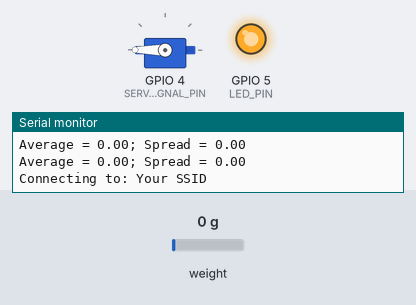
A sketch run on a simulated ESP8266 (NodeMCU). Parts: servo, output pins drawn as LEDs (lit = HIGH), the last lines printed to the serial monitor. The inputs (shaded band) are chosen by the test bench; at power-on: weight on the scale 0 g. WiFi joins after 1.5 s; servers stay silent unless stated; uploads are accepted with an empty reply.

Above: at 4.35 s.
At 43.3 s:
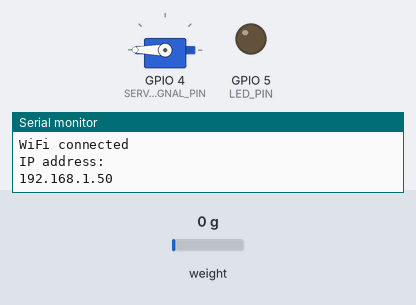
Timing chart, 0 to 44.0 s (numbered marks = the images above):
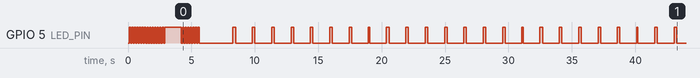

The sketch:

SmartBowlDevice.ino
```cpp
// (licence header left out)
/*
 * Arduino Board Setup:
 *
 * Flash Mode: DIO
 * Flash Frequency: 80MHz
 * Upload Using: Serial
 * CPU Frequency: 80MHz
 * Flash Size: 512K (no SPIFFS)
 * Reset Method: nodemcu
 *
 */

#include <Servo.h>
#include <HX711.h>
#include <ESP8266WiFi.h>
#include "SmartBowlConfig.h"

const int LED_PIN = 5;                                // Thing's onboard, green LED
const int SERVO_SIGNAL_PIN = 4;
const int DATA_PIN = 2;
const int CLK_PIN = 14;

const float CALIBRATION_FACTOR = 2926;
const float ACCEPTABLE_SPREAD = 0.1;                  // [g] measured between buffer's max and min values
const float UPPER_DELTA_MARGIN = 0.5;                 // [g]
const float LOWER_DELTA_MARGIN = 0.5;                 // [g]
const float REFILL_TRIGGER_AMOUNT = 10.0;             // [g]
const int MINUTE_MILLIS = 60*1000;                    // [ms]
const int UPLOAD_INTERVAL_MILLIS = 30*MINUTE_MILLIS;  // [ms] post every 30 minutes
const int PREFERRED_PAUSE = 100;                      // [ms]
const int BUFFER_SIZE = 10;                           // with 100ms pause, this gives 1s of data
const int REFILL_INTERVAL_MILLIS = 2000;              // [ms] 2 seconds
const int CONNECTION_TIMEOUT = 5000;                  // [ms] 5 seconds

WiFiClient client;
HX711 Scale(DATA_PIN, CLK_PIN);
Servo servo;

float buffer[BUFFER_SIZE];
int cursorIndex = 0;
int nextUploadTime = 0;             // [ms]
int nextRefillTime = 0;             // [ms]
int rationLeft = 0;                 // [g]
int rationPeriodEndTime = 0;        // [ms]
int numRefills = 0;
float currentAmount = 0.0;          // [g]
float amountConsumed = 0.0;         // [g]
float amountAdded = 0.0;            // [g]


void setup() {
  Serial.begin(9600);
  Serial.println("\nSmartBowl-Device v0.4.4");
  pinMode(LED_PIN, OUTPUT); // Set LED as output
  digitalWrite(LED_PIN, HIGH); // LED off
  initWiFi();
  initHX711();
  initBuffer();
  initServo();
  nextUploadTime = millis(); // update ASAP
}

void initWiFi() {
  WiFi.forceSleepBegin();
}

void initHX711() {
  pinMode(LED_PIN, OUTPUT); // Set LED as output
  digitalWrite(LED_PIN, HIGH); // LED off
  // Blink for 3 seconds before initializing HX711
  byte ledStatus = LOW;
  for ( int i=0; i<30; i++ ) {
    digitalWrite(LED_PIN, ledStatus); // Write LED high/low
    ledStatus = (ledStatus == HIGH) ? LOW : HIGH;
    delay(100);
  }
  digitalWrite(LED_PIN, HIGH); // LED off
  Serial.println("Initializing HX711");
  Scale.set_scale(CALIBRATION_FACTOR);
  Scale.tare();
}

void initBuffer() {
  Serial.println("Initializing Buffer");
  cursorIndex = 0;
  for ( int i=0; i<BUFFER_SIZE; i++ ) {
    buffer[i] = 0.0;
  }
}

void initServo() {
  Serial.println("Initializing Servo");
  servo.attach(SERVO_SIGNAL_PIN);  // attaches the servo on pin 9 to the servo object
  servo.write(180);
}

void connectWiFi() {
  // LED turns on when we enter, it'll go off when we successfully post.
  byte ledStatus = LOW;
  digitalWrite(LED_PIN, ledStatus);
  Serial.println();
  Serial.print("Connecting to: ");
  Serial.println( WiFiSSID );

  WiFi.forceSleepWake();
  WiFi.mode(WIFI_STA);
  WiFi.begin(WiFiSSID, WiFiPSK);

  while (WiFi.status() != WL_CONNECTED) {
    // Blink the LED
    digitalWrite(LED_PIN, ledStatus); // Write LED high/low
    ledStatus = (ledStatus == HIGH) ? LOW : HIGH;
    delay(100);
  }
  Serial.println("WiFi connected");
  Serial.println("IP address: ");
  Serial.println(WiFi.localIP());
}

void disconnectWiFi() {
  Serial.println("Disconnecting...");
  WiFi.forceSleepBegin();
  digitalWrite(LED_PIN, HIGH);
}

void loop() {
  long t0 = millis();
  calculateAmountConsumedAndAdded();

  if ( t0 > nextUploadTime ) {
    connectWiFi();
    getConfig();
    uploadData();
    disconnectWiFi();
    nextUploadTime = t0+UPLOAD_INTERVAL_MILLIS;
  } else if ( t0 > nextRefillTime ) {
    if ( currentAmount < REFILL_TRIGGER_AMOUNT ) {
      refill();
    }
    nextRefillTime = t0+REFILL_INTERVAL_MILLIS;
  } else if ( rationPeriodEndTime > 0 && t0 > rationPeriodEndTime ) {
    connectWiFi();
    getConfig();
    disconnectWiFi();
  }
  long pauseMillis = PREFERRED_PAUSE-(millis()-t0);
  pause( pauseMillis );
}

void pause( int pauseMillis ) {
  if ( pauseMillis > 0 ) {
    if ( pauseMillis < PREFERRED_PAUSE ) {
      delay( pauseMillis );
    } else {
      delay( PREFERRED_PAUSE );
    }
  } else {
    yield();
  }
}

void calculateAmountConsumedAndAdded() {
  float average, spread;

  buffer[cursorIndex++] = Scale.get_units();
  if ( cursorIndex >= BUFFER_SIZE ) {
      cursorIndex = 0;
  }

  calculateBufferAverageAndSpread( average, spread );

  Serial.print("Average = ");
  Serial.print(average);
  Serial.print("; Spread = ");
  Serial.println(spread);

  if ( spread <= ACCEPTABLE_SPREAD ) {
    if ( average > (currentAmount+UPPER_DELTA_MARGIN) || average < (currentAmount-LOWER_DELTA_MARGIN) ) {
      if ( average < currentAmount ) {
        amountConsumed += currentAmount-average;
        rationLeft -= amountConsumed;
      } else if ( average > currentAmount ) {
        amountAdded += average-currentAmount;
      }
      currentAmount = average;
      Serial.print("Current amount = ");
      Serial.println(currentAmount);
    }
  }
}

void calculateBufferAverageAndSpread( float &average, float &spread ) {
    float sum = 0.0, maxValue = 0.0, minValue = 9999.0, value;
    average = 0.0;
    spread = 0.0;

    for ( int i=0; i<BUFFER_SIZE; i++ ) {
        value = buffer[i];
        sum += value;
        maxValue = _max( maxValue, value );
        minValue = _min( minValue, value );
    }
    average = sum / BUFFER_SIZE;
    spread = maxValue - minValue;
}

void uploadData() {
  Serial.println("Uploading data...");

  if (!client.connect(SERVER, 80)) {
    Serial.println(">>> Can't connect to service!");
    return;
  }

  // Assemble data entry ( <amount remaining>,<amount consumed>,<amount added> ):
  String data = String();
  data.concat(currentAmount);
  data.concat(",");
  data.concat(amountConsumed);
  data.concat(",");
  data.concat(amountAdded);
  data.concat(",");
  data.concat(numRefills);
  amountConsumed = 0.0;  // Resetting amountConsumed value
  amountAdded = 0.0;  // Resetting amountAdded value
  numRefills = 0;   // Resetting the number of refills

  // Send
  client.print("POST /dataSets/");
  client.print( DEVICE_ID );
  client.println(" HTTP/1.1");
  client.print("Host: ");
  client.println( SERVER );
  client.println("User-Agent: Arduino/1.0");
  client.println("Connection: close");
  client.println("Accept: text/plain");
  client.println("Content-Type: text/plain");
  client.print("Content-Length: ");
  client.println(data.length());
  client.println();
  client.println(data);

  if ( responseAvailable() ) {
    while ( client.available() ) {
      String line = client.readStringUntil('\r');
      Serial.println(line);
    }
  }
}

void getConfig() {
  Serial.println("Getting config...");
  if (!client.connect(SERVER, 80)) {
    Serial.println(">>> Can't connect to service!");
    return;
  }

  String url = "/configurations/" + DEVICE_ID + "?fields=rationLeft,secondsLeft";

  client.print( "GET " );
  client.print( url );
  client.println( " HTTP/1.1" );
  client.print( "Host: " );
  client.println( SERVER );
  client.println("Connection: close");
  client.println();

  if ( responseAvailable() ) {
    bool headerComplete = false;
    bool responseOK = false;
    String responseMessage = "";
    String line;
    while ( client.available() ) {
      line = client.readStringUntil('\r');
      line.trim();
      if ( headerComplete ) {
        if ( responseOK ) {
          int commaIndex = line.indexOf(',');
          String rationLeftStr = line.substring(0, commaIndex);
          String secondsLeftStr = line.substring(commaIndex+1, line.length());
          rationLeft = rationLeftStr.toInt();
          rationPeriodEndTime = millis() + secondsLeftStr.toInt()*1000;
        } else {
          Serial.println( responseMessage );
        }
      } else if ( line.length() == 0 ) {
        headerComplete = true;
      } else {
        // Look for status
        if ( line.indexOf("HTTP") == 0 && line.indexOf("200") > 0 ) {
          responseMessage = String(line);
          responseOK = true;
        }
      }
    }
  }
}

void refill() {
  if ( rationLeft <= 0 ) return;  // Do nothing if the whole ration has been consumed

  Serial.println("Refill!");
  if ( !servo.attached() ) {
    servo.attach(SERVO_SIGNAL_PIN);
  }
  servo.write(140);
  delay(140);
  servo.write(180);
  delay(300);
  if ( servo.attached() ) {
    servo.detach();
  }
  numRefills++;
}

bool responseAvailable() {
  unsigned long t0 = millis();
  while (client.available() == 0) {
    if (millis() - t0 > CONNECTION_TIMEOUT) {
      Serial.println(">>> Client Timeout!");
      client.stop();
      return false;
    }
  }
  return true;
}
```

SmartBowlConfig.h
```cpp
const char WiFiSSID[] = "Your SSID";
const char WiFiPSK[] = "Your WiFi Password";
const char SERVER[] = "Service URL";
const String DEVICE_ID = "Some device id";
```

Measured:
- by itself, GPIO 5 (LED_PIN): HIGH → LOW at 0.20 s, → HIGH 0.10 s later, → LOW 0.10 s later, → HIGH 0.10 s later, … (91 changes in this stretch)
